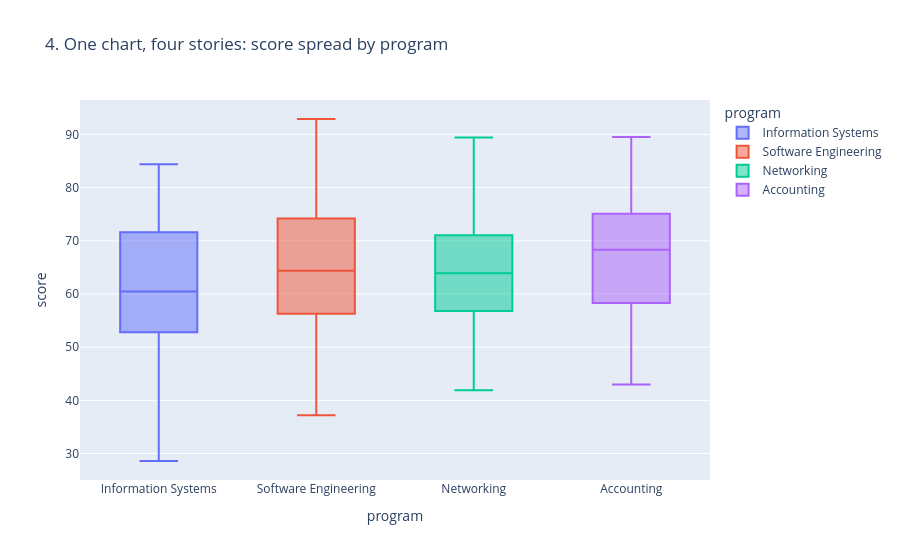

Write notebook code for a chart like this one.
### Code cell
fig4 = px.box(
    df, x="program", y="score", color="program",
    title="4. One chart, four stories: score spread by program"
)
fig4.show()

# Numbers to back up your two sentences
print(df.groupby("program")["score"].agg(["std", "min", "max"]).round(1))
print(df.groupby("program")["score"].quantile(0.75).sub(
      df.groupby("program")["score"].quantile(0.25)).round(1).rename("IQR"))

### Figure 1 — Plotly figure (JSON) as saved in the notebook; plotly's stock layout.template omitted (floating-point values rounded to 4 significant figures)
{"data": [{"alignmentgroup": "True", "hovertemplate": "program=%{x}<br>score=%{y}<extra></extra>", "legendgroup": "Information Systems", "marker": {"color": "#636efa"}, "name": "Information Systems", "notched": false, "offsetgroup": "Information Systems", "orientation": "v", "showlegend": true, "type": "box", "x": ["Information Systems", "Information Systems", "Information Systems", "Information Systems", "Information Systems", "Information Systems", "Information Systems", "Information Systems", "Information Systems", "Information Systems", "Information Systems", "Information Systems", "Information Systems", "Information Systems", "Information Systems", "Information Systems", "Information Systems", "Information Systems", "Information Systems", "Information Systems", "Information Systems", "Information Systems", "Information Systems", "Information Systems", "Information Systems", "Information Systems", "Information Systems", "Information Systems", "Information Systems", "Information Systems", "Information Systems", "Information Systems", "Information Systems", "Information Systems", "Information Systems", "Information Systems", "Information Systems", "Information Systems"], "x0": " ", "xaxis": "x", "y": [28.6, 42.3, 47.8, 60.9, 49.1, 59.0, 67.7, 74.4, 65.7, 78.9, 84.4, 59.9, 68.7, 78.6, 50.0, 44.6, 54.5, 60.0, 55.7, 61.2, 71.6, 77.2, 55.9, 61.5, 74.7, 76.8, 72.6, 81.4, 52.8, 48.5, 57.3, 67.2, 52.4, 51.5, 56.9, 63.6, 58.3, 68.2], "y0": " ", "yaxis": "y"}, {"alignmentgroup": "True", "hovertemplate": "program=%{x}<br>score=%{y}<extra></extra>", "legendgroup": "Software Engineering", "marker": {"color": "#EF553B"}, "name": "Software Engineering", "notched": false, "offsetgroup": "Software Engineering", "orientation": "v", "showlegend": true, "type": "box", "x": ["Software Engineering", "Software Engineering", "Software Engineering", "Software Engineering", "Software Engineering", "Software Engineering", "Software Engineering", "Software Engineering", "Software Engineering", "Software Engineering", "Software Engineering", "Software Engineering", "Software Engineering", "Software Engineering", "Software Engineering", "Software Engineering", "Software Engineering", "Software Engineering", "Software Engineering", "Software Engineering", "Software Engineering", "Software Engineering", "Software Engineering", "Software Engineering", "Software Engineering", "Software Engineering", "Software Engineering", "Software Engineering", "Software Engineering", "Software Engineering", "Software Engineering", "Software Engineering", "Software Engineering", "Software Engineering", "Software Engineering", "Software Engineering", "Software Engineering", "Software Engineering"], "x0": " ", "xaxis": "x", "y": [64.5, 74.4, 83.2, 62.0, 64.2, 77.9, 83.4, 45.1, 53.8, 63.8, 55.0, 60.5, 70.5, 62.2, 54.8, 60.3, 73.4, 64.8, 71.4, 80.2, 90.1, 47.4, 60.6, 66.0, 37.2, 50.8, 56.3, 66.2, 57.6, 67.4, 73.0, 82.9, 74.2, 84.1, 92.9, 37.7, 43.1, 56.3], "y0": " ", "yaxis": "y"}, {"alignmentgroup": "True", "hovertemplate": "program=%{x}<br>score=%{y}<extra></extra>", "legendgroup": "Networking", "marker": {"color": "#00cc96"}, "name": "Networking", "notched": false, "offsetgroup": "Networking", "orientation": "v", "showlegend": true, "type": "box", "x": ["Networking", "Networking", "Networking", "Networking", "Networking", "Networking", "Networking", "Networking", "Networking", "Networking", "Networking", "Networking", "Networking", "Networking", "Networking", "Networking", "Networking", "Networking", "Networking", "Networking", "Networking", "Networking", "Networking", "Networking", "Networking", "Networking", "Networking", "Networking", "Networking", "Networking", "Networking", "Networking", "Networking", "Networking", "Networking", "Networking", "Networking"], "x0": " ", "xaxis": "x", "y": [52.7, 62.6, 53.9, 63.9, 69.3, 48.1, 56.9, 59.2, 69.0, 63.6, 70.8, 76.2, 89.4, 80.8, 56.6, 65.3, 44.1, 46.4, 59.5, 65.1, 60.8, 66.3, 71.8, 70.8, 73.0, 82.9, 74.8, 70.5, 41.9, 55.6, 61.1, 53.6, 62.4, 72.3, 63.6, 69.1, 79.0], "y0": " ", "yaxis": "y"}, {"alignmentgroup": "True", "hovertemplate": "program=%{x}<br>score=%{y}<extra></extra>", "legendgroup": "Accounting", "marker": {"color": "#ab63fa"}, "name": "Accounting", "notched": false, "offsetgroup": "Accounting", "orientation": "v", "showlegend": true, "type": "box", "x": ["Accounting", "Accounting", "Accounting", "Accounting", "Accounting", "Accounting", "Accounting", "Accounting", "Accounting", "Accounting", "Accounting", "Accounting", "Accounting", "Accounting", "Accounting", "Accounting", "Accounting", "Accounting", "Accounting", "Accounting", "Accounting", "Accounting", "Accounting", "Accounting", "Accounting", "Accounting", "Accounting", "Accounting", "Accounting", "Accounting", "Accounting", "Accounting", "Accounting", "Accounting", "Accounting", "Accounting", "Accounting"], "x0": " ", "xaxis": "x", "y": [68.3, 67.4, 72.8, 75.0, 74.1, 79.6, 89.5, 64.2, 43.0, 48.5, 58.4, 49.8, 59.7, 68.4, 75.5, 66.9, 80.0, 82.3, 70.8, 69.8, 75.3, 51.2, 45.7, 55.6, 58.0, 71.1, 62.4, 69.1, 77.8, 56.6, 62.1, 67.7, 77.5, 72.1, 79.3, 53.9, 67.1], "y0": " ", "yaxis": "y"}], "layout": {"boxmode": "overlay", "legend": {"title": {"text": "program"}, "tracegroupgap": 0}, "title": {"text": "4. One chart, four stories: score spread by program"}, "xaxis": {"anchor": "y", "categoryarray": ["Information Systems", "Software Engineering", "Networking", "Accounting"], "categoryorder": "array", "domain": [0, 1], "title": {"text": "program"}}, "yaxis": {"anchor": "x", "domain": [0, 1], "title": {"text": "score"}}}}
